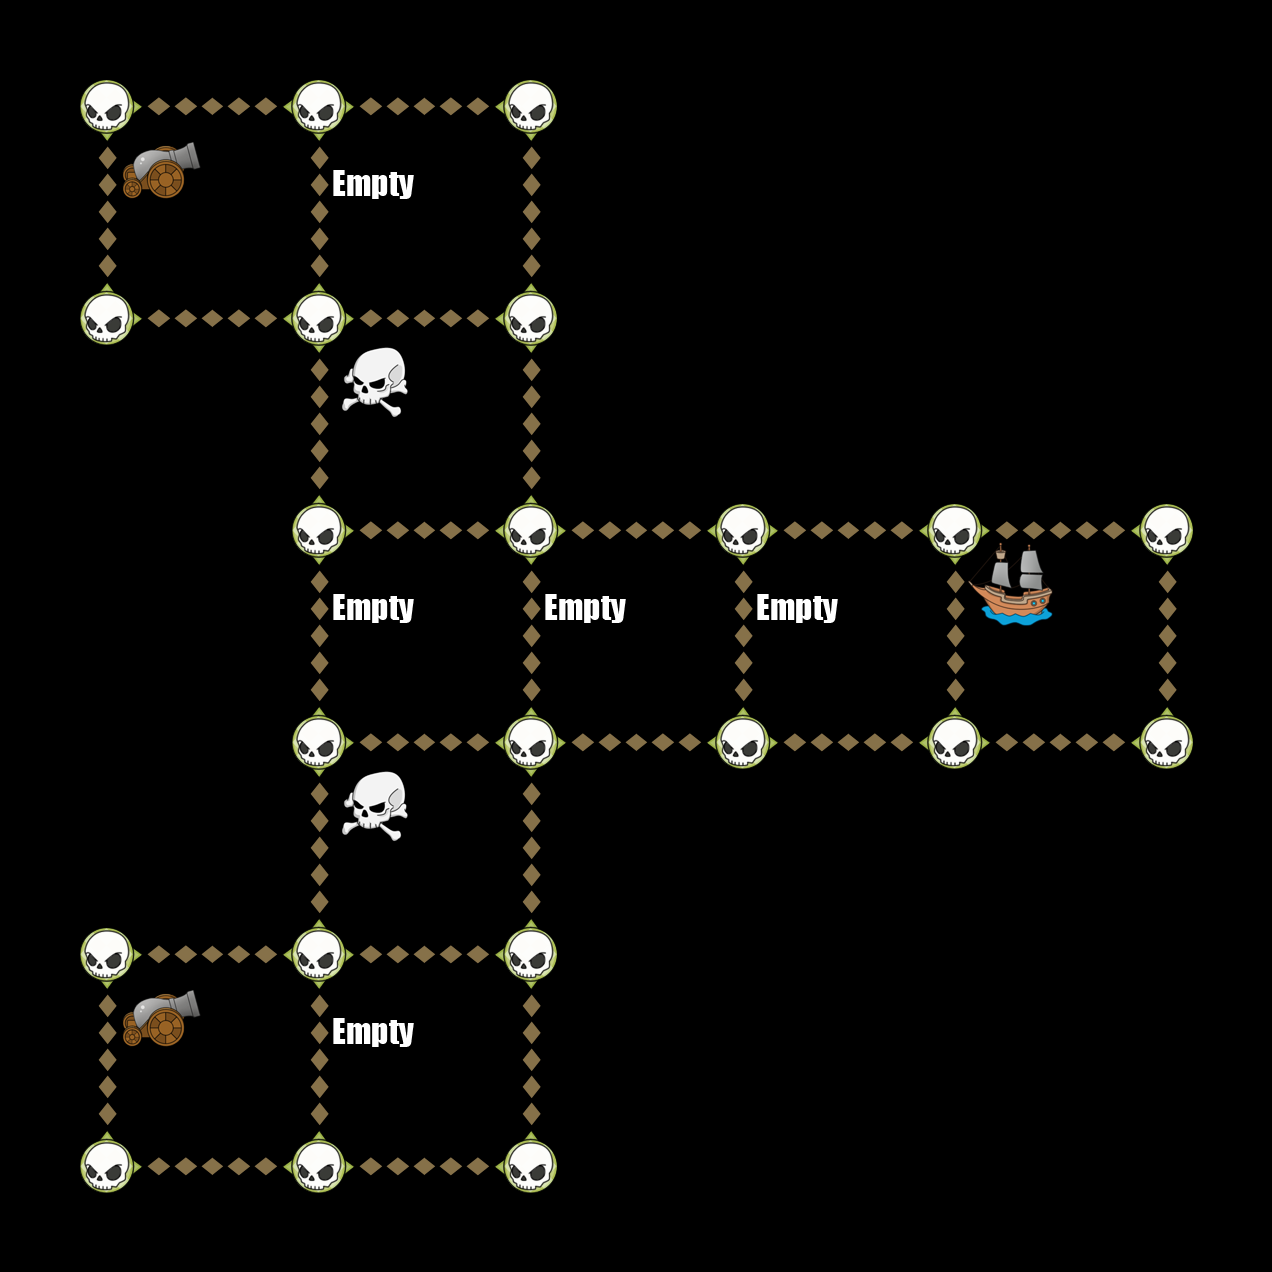

This is a level from a 2D game, rendered from its Tiled map with the project's own tilesets. A one-line summary and the map file follow, with tile-layer data summarised:
An orthogonal 6x6 tile map with 212x212 px tiles, 6 tile layers (Down, Up, Left, Right, ...).

<map version="1.0" orientation="orthogonal" width="6" height="6" tilewidth="212" tileheight="212">
 <tileset firstgid="1" name="TileGraphic_Final-ipadhd" tilewidth="212" tileheight="212">
  <image source="TileGraphic_Final-ipadhd.png" width="636" height="1060" />
  <tile id="0">
   <properties>
    <property name="LineFilled" value="True" />
   </properties>
  </tile>
  <tile id="2">
   <properties>
    <property name="Item" value="TreasureBox" />
   </properties>
  </tile>
  <tile id="4">
   <properties>
    <property name="RowFilled" value="True" />
   </properties>
  </tile>
  <tile id="6">
   <properties>
    <property name="Item" value="CannonLeft" />
   </properties>
  </tile>
  <tile id="7">
   <properties>
    <property name="Item" value="ShipRight" />
   </properties>
  </tile>
  <tile id="8">
   <properties>
    <property name="Item" value="MapOne" />
   </properties>
  </tile>
  <tile id="9">
   <properties>
    <property name="Item" value="CannonRight" />
   </properties>
  </tile>
  <tile id="10">
   <properties>
    <property name="Item" value="ShipLeft" />
   </properties>
  </tile>
  <tile id="11">
   <properties>
    <property name="Item" value="MapTwo" />
   </properties>
  </tile>
  <tile id="12">
   <properties>
    <property name="Item" value="Empty" />
   </properties>
  </tile>
  <tile id="13">
   <properties>
    <property name="Item" value="Skull" />
   </properties>
  </tile>
  <tile id="14">
   <properties>
    <property name="Item" value="Fog" />
   </properties>
  </tile>
 </tileset>
 <layer name="Down" width="6" height="6">
  <data>[36 cells, 15 non-empty, 1 distinct tile ids]</data>
 </layer>
 <layer name="Up" width="6" height="6">
  <data>[36 cells, 15 non-empty, 1 distinct tile ids]</data>
 </layer>
 <layer name="Left" width="6" height="6">
  <data>[36 cells, 16 non-empty, 1 distinct tile ids]</data>
 </layer>
 <layer name="Right" width="6" height="6">
  <data>[36 cells, 16 non-empty, 1 distinct tile ids]</data>
 </layer>
 <layer name="Dots" width="6" height="6">
  <data>[36 cells, 22 non-empty, 1 distinct tile ids]</data>
 </layer>
 <layer name="Items" width="6" height="6">
  <data>[36 cells, 10 non-empty, 4 distinct tile ids]</data>
 </layer>
</map>
